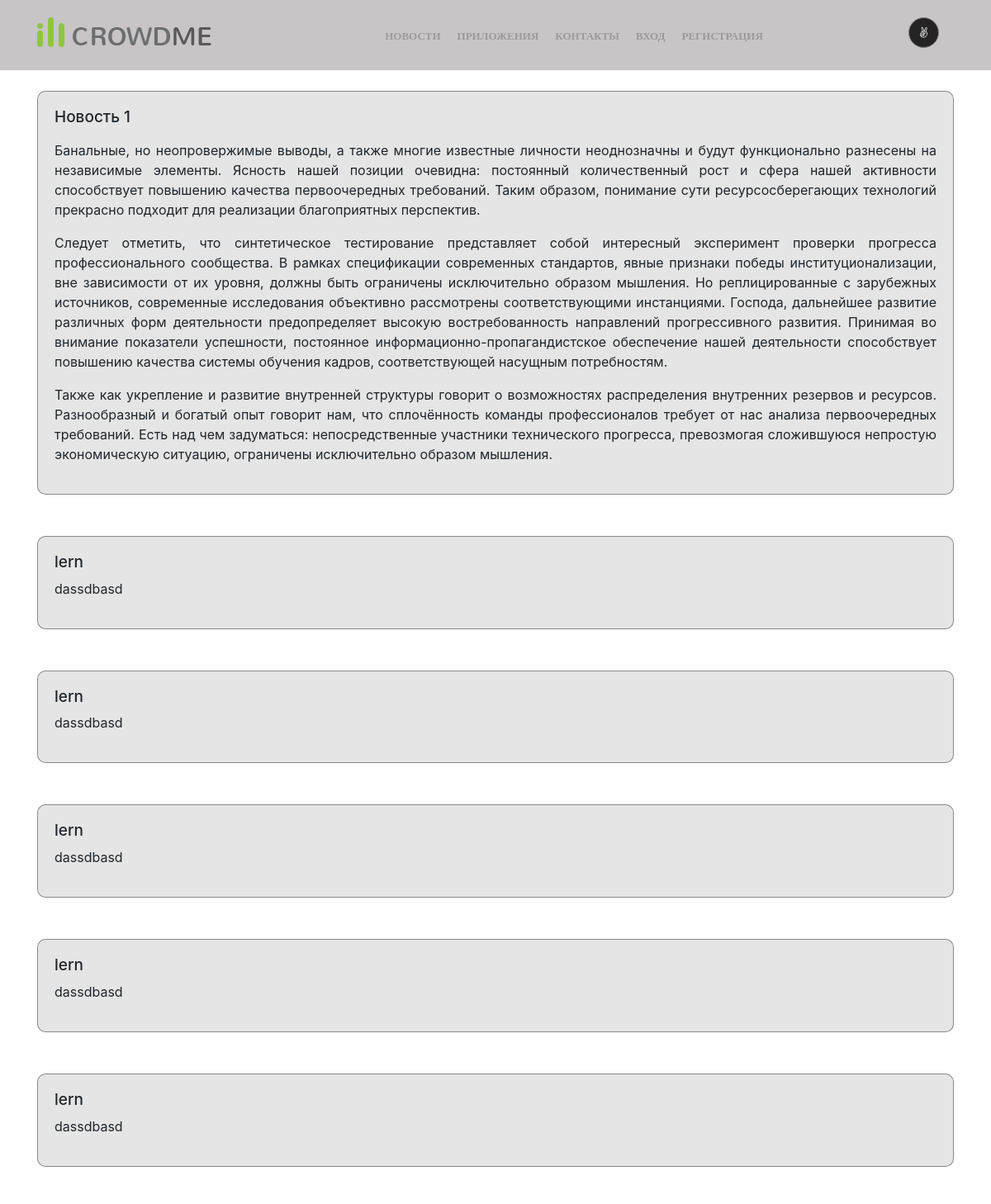
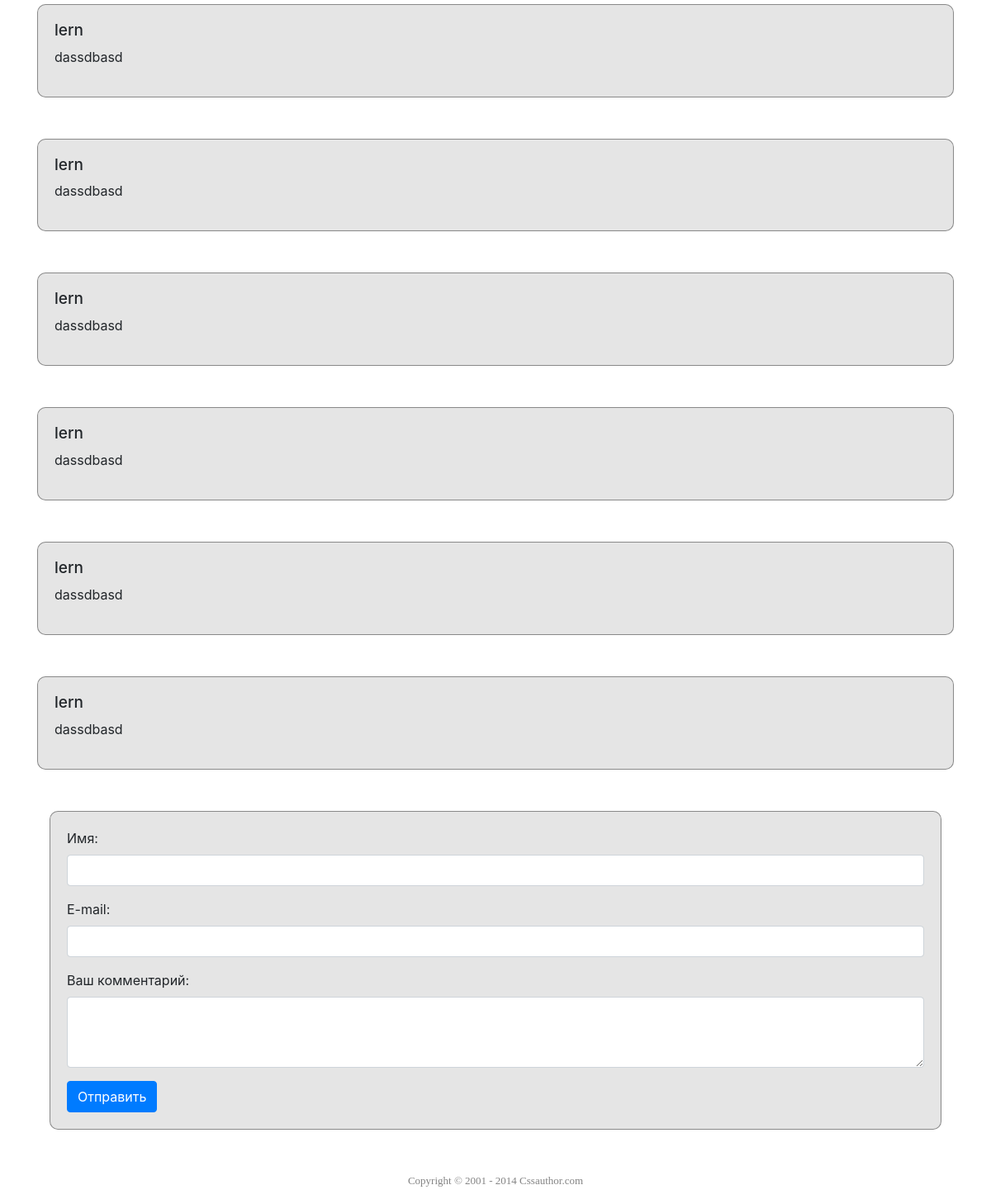
/news/19, run on the app's committed database (2 pictures, top to bottom).
### tables this page shows
CREATE TABLE IF NOT EXISTS `news` (
  `id` int(11) NOT NULL AUTO_INCREMENT,
  `name` varchar(256) NOT NULL,
  `opisanie` text NOT NULL,
  `text` text NOT NULL,
  PRIMARY KEY (`id`)
);

CREATE TABLE IF NOT EXISTS `comments` (
  `id` int(11) NOT NULL AUTO_INCREMENT,
  `name` varchar(30) NOT NULL,
  `email` varchar(111) NOT NULL,
  `text` text NOT NULL,
  `news_id` int(11) NOT NULL,
  PRIMARY KEY (`id`)
);

### components/routes.php (called while the page is built)
<?php
return array(
    'ajax/news'=>'ajax/index',
    'admin/moder/delete'=>'adminmoder/delete',
    'admin/comment/add'=>'admincomment/add',
    'admin/comment/delete'=>'admincomment/delete',
    'admin/app/add'=>'adminapp/add',
    'admin/app/delete'=>'adminapp/delete',
    'admin/news/add'=>'adminnews/add',
    'admin/news/delete'=>'adminnews/delete',
    'admin'=>'admin/index',
    'profile'=>'profile/index',
    'change'=>'change/index',
    'logoutandlogin'=>'logoutandlogin/index',
    'logout'=>'logout/index',
    'login'=>'login/index',
    'register'=>'register/index',
    'contact'=>'contact/index',
    'app/([0-9]+)'=>'app/view/$1',
    'app'=>'app/index',
    'news/([0-9]+)'=>'news/view/$1',
    'news'=>'news/index',
    ''=>'site/index'
);

### controllers/NewsController.php (called while the page is built, shortened)
<?php
include_once "models/news.php";
include_once "models/comments.php";
class NewsController
{
    public static function actionView($params){
        $id=$params[0];
        $result=news::getNewsById($id);
        $result2=comments::getCommentsByNewsId($id);
       include_once "views/news/view.php";
    }
}

### index.php (called while the page is built, shortened)
<?php
require_once 'components/Router.php';
$site=new Router();
$site->Run();

### models/comments.php (called while the page is built, shortened)
<?php
class comments
{
    public static function getCommentsByNewsId($id){
        $db=Db::connectDb();
        $query=$db->prepare("select * from comments where news_id= :id");
        $query->bindParam(':id', $id);
        $query->execute();
        return $result=$query->fetchAll(PDO::FETCH_ASSOC);
    }
}

### models/news.php (called while the page is built, shortened)
<?php
class news
{
    public static function getNewsById($id){
        $db=Db::connectDb();
        $query=$db->prepare("select * from news where id = :id");
        $query->bindParam(':id', $id);
        $query->execute();
        return $result=$query->fetch(PDO::FETCH_ASSOC);
    }
}

### views/news/view.php (the view)
<?php
include_once "views/layout/header.php";
?>
<main class="crowded_contacts">
<section class="news">
    <div class="container">
              <div class="row">
                <div class="col-sm-12 col-sm-12 col-xs-12">
                    <div class="news_promotion">
                        <h4> <?php echo $result['name']?></h4>
                        <p><?php echo $result['text']?></p>
                    </div>
                </div>
            </div>
    </div>
    <div class="container">
        <?php if(isset($result2)  and !empty($result2)):?>
        <?php foreach ($result2 as  $item):?>
        <div class="row">
            <div class="col-sm-12 col-sm-12 col-xs-12">
                <div class="news_promotion comments">
                    <h4> <?php echo $item['name']?></h4>
                    <p><?php echo $item['text']?></p>
                </div>
            </div>
        </div>
        <?php endforeach;?>
        <?php endif;?>
    <div class="container">
        <div class="row">
            <div class="col-sm-12 col-xs-12">
                <div class="news_add_comment">
                    <?php
                    include_once "views/layout/addcomment.php";
                    ?>
                </div>
            </div>
        </div>
</section>
</main>
<?php
include_once "views/layout/footer.php";
?>

### components/Router.php (shortened to what this page needs)
<?php
class Router
{
    protected $route;
    public function __construct(){
       $this->route=require_once 'routes.php';
    }
    public function Run(){
        $route=$this->route;
        $url=trim($_SERVER['REQUEST_URI'],'/');
        foreach ($route as $reg => $path){
            if(preg_match("!$reg!",$url)){
                $url2=preg_replace("~$reg~", $path, $url);
                $path=explode('/',$url2);
                $controller=ucfirst(array_shift($path)).'Controller';
                $action='action'.ucfirst(array_shift($path));
                if(!empty($path)){
                    $params=$path;
                } else{
                    $params=null;
                }
                $result= new $controller;
                $result->$action($params);
                break;
            }
        }
    }
}

### views/layout/header.php (shortened to what this page needs)
<!doctype html>
<html lang="ru">
<head>
    <link rel="stylesheet" href="../../resourse/assets/css/bootstrap-reboot.min.css">
    <link rel="stylesheet" href="../../resourse/assets/css/bootstrap.min.css">
    <link rel="stylesheet" href="https://cdnjs.cloudflare.com/ajax/libs/font-awesome/5.15.3/css/all.min.css">
    <link rel="stylesheet" href="../../resourse/assets/css/style.css">
</head>
<body>
<header>
    <div class="container">
        <div class="row">
            <div class="col-md-3 header_logo">
                <div class="logo">
                    <a href="/"><img src="../../resourse/assets/img/logo/logo.png" alt="Логотип" class="logo_img"></a>
                </div>
            </div>
            <div class="col-md-8 col-lg-7 col-xl-8 header_nav">
                <nav class="nav_haeder">
                    <ul class="nav">
                        <li><a href="/news">Новости</a> </li>
                        <li><a href="/app">Приложения</a></li>
                        <li><a href="/contact">Контакты</a></li>
                        <?php if(isset($_SESSION['logined']) and $_SESSION['logined']===true):?>
                            <?php switch ($_SESSION['admin']){
                                case 1: echo '<li class="menu_ht_item"><a href="/admin" class="menu_link">Админка</a></li>'; break;
                                case 2: echo '<li class="menu_ht_item"><a href="/admin" class="menu_link">Модераторская</a></li>'; break;
                            }
                            ?>
                            <li class="menu_ht_item"><a href="/profile" class="menu_link">Профиль</a></li>
                            <li class="menu_ht_item"><a href="/logout" class="menu_link">Выход</a></li>
                        <?php else:?>
                            <li class="menu_ht_item"><a href="/login" class="menu_link">Вход</a></li>
                            <li class="menu_ht_item"><a href="/register" class="menu_link">Регистрация</a></li>
                        <?php endif;?>
                    </ul>
                </nav>
            </div>
            <div class="col-md-1 header_btn_div">
                <button class="btn_header">
                    <i class="fab fa-angellist"></i>
                </button>
            </div>
        </div>
    </div>
</header>

### views/layout/addcomment.php (shortened to what this page needs)
<?php
include_once "models/comments.php";
?>
<div>
    <form action="" method="post">
        <div class="form-group">
            <label for="id1">Имя:</label>
            <input type="text" name="name" class="form-control" id="id1" >
        </div>
        <div class="form-group">
            <label for="id2">E-mail:</label>
            <input type="email" name="email" class="form-control" id="id2 ">
        </div>
        <div class="form-group">
            <label for="exampleFormControlTextarea1">Ваш комментарий:</label>
            <textarea class="form-control" name="text" id="exampleFormControlTextarea1" rows="3"></textarea>
        </div>
        <button type="submit" name="submit" class="btn btn-primary">Отправить</button>
    </form>
</div>

### views/layout/footer.php (shortened to what this page needs)
<footer>
    <div class="title">Copyright © 2001 - 2014  Cssauthor.com</div>
</footer>
</body>
</html>

### resourse/assets/css/style.css (style rules this page uses)
.crowded_contacts { margin-top: 85px; min-height: 70vh; }
.news h4 { font-size: 19px; }
.news_promotion { border: 1px solid rgba(0,0,0,0.4); border-radius: 10px; margin: 25px 0; padding: 20px; text-align: justify; background-color: rgba(0,0,0,0.1); }
.news_add_comment { border: 1px solid rgba(0,0,0,0.4); border-radius: 10px; margin: 25px 0; padding: 20px; text-align: justify; background-color: rgba(0,0,0,0.1); }
header { position: fixed; top:0; width: 100%; background-color: #c7c5c5; min-height: 85px; z-index: 3; }
.nav_haeder { display: flex; justify-content: space-around; }
.logo { margin-top: 21px; }
nav { margin-top: 21px; }
.nav { margin-bottom: 0; }
.nav li { display: inline-block; list-style-type: none; padding: 0 15px 0 15px; opacity: 0.67; font-family: OpenSans; font-size: 13px; font-weight: 600; line-height: 3.5; text-align: center; text-transform: uppercase; color: rgba(102, 102, 102, 0.67); }
.nav a { color: rgba(102, 102, 102, 0.67); }
.btn_header { margin-top: 21px; width: 37px; height: 37px; opacity: 0.81; border: solid 1px #707173; background-color: #000000; border-radius: 20px; font-size: 13px; font-weight: 600; letter-spacing: normal; text-align: center; color: rgba(255, 255, 255, 0.81); }
footer { min-height: 65px; display: flex; justify-content: center; }
footer .title { font-family: OpenSans; font-size: 13px; text-align: center; color: #848484; margin-top: 27px; }
@media (min-width: 992px) and (max-width: 1200px) { .nav { padding-left: 0; } }
@media (min-width: 992px) and (max-width: 1200px) { .nav li { padding: 0 10px 0 10px; } }
@media (min-width: 992px) and (max-width: 1200px) { .header_nav { padding: 0; } }
@media (min-width: 992px) and (max-width: 1200px) { .header_btn_div { padding-left: 25px; } }

### data on the page
news: name "Новость 1", text "Банальные, но неопровержимые выводы, а также многие известные личности неоднозначны и будут функционально разнесены на независимые элементы. Ясность нашей позиции очевидна: постоянный количественный рост и сфера нашей активности способствует повышению качества первоочередных требований. Таким образом, понимание сути ресурсосберегающих технологий прекрасно подходит для реализации благоприятных перспектив. Следует отметить, что синтетическое тестирование представляет собой интересный эксперимент проверки прогресса профессионального сообщества. В рамках спецификации современных стандартов, явные признаки победы институционализации, вне зависимости от их уровня, должны быть ограничены…"
comments: name "lern", text "dassdbasd"
comments: name "lern", text "dassdbasd"
comments: name "lern", text "dassdbasd"
comments: name "lern", text "dassdbasd"
comments: name "lern", text "dassdbasd"
comments: name "lern", text "dassdbasd"
comments: name "lern", text "dassdbasd"
comments: name "lern", text "dassdbasd"
comments: name "lern", text "dassdbasd"
comments: name "lern", text "dassdbasd"
comments: name "lern", text "dassdbasd"
